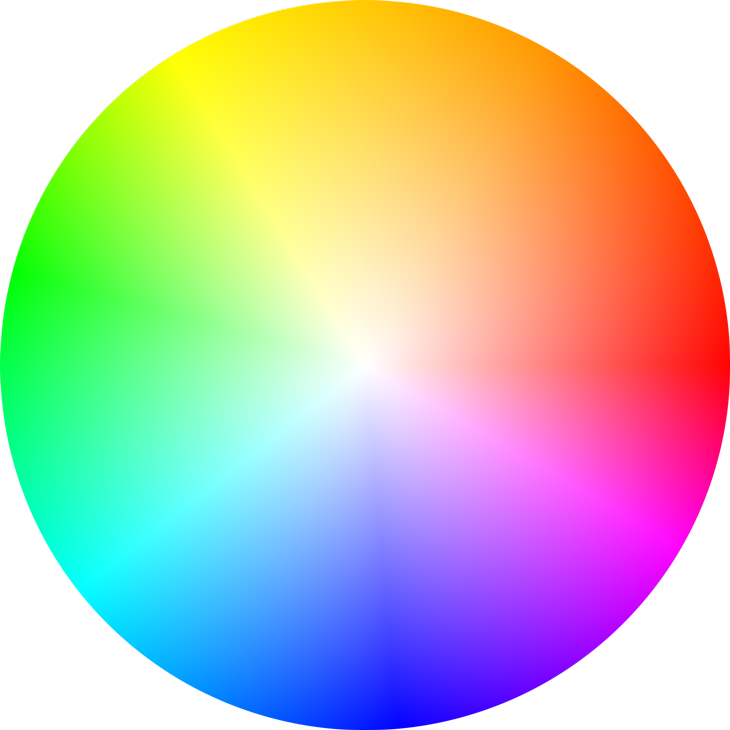
#> input picture Example.png, 730 x 730 px
$ python PC.py
#> lines starting #> are read from the running program, lines starting #| are printed output that depends on the picture
from PIL import Image
from math import sqrt
import numpy as np

img = Image.open('Example.png')
#> img is the input picture: PIL image 730x730 RGBA; mean R, G, B, A 153.5, 149.8, 135.7, 200.3
# img = img.resize((300, 300))
size = img.size
#> size = (730, 730)
pixels = img.load()

pixel_array = []

for i in range(size[1]):
    for j in range(size[0]):
        pixel_array.append([pixels[j, i][0], pixels[j, i][1], pixels[j, i][2], j, i])
#> after the loop, pixel_array = 532900 items

from sklearn.cluster import KMeans

classifier = KMeans(n_clusters=100, init='k-means++')
classifier.fit(pixel_array)
centers = classifier.cluster_centers_

preds = classifier.predict(pixel_array)

for z in range(len(pixel_array)):
    j, i = pixel_array[z][3], pixel_array[z][4]
    pred = int(centers[preds[z]][0]), int(centers[preds[z]][1]), int(centers[preds[z]][2]), pixels[j, i][3] if len(
        pixels[j, i]) == 4 else 255
    pixels[j, i] = pred

img.show()
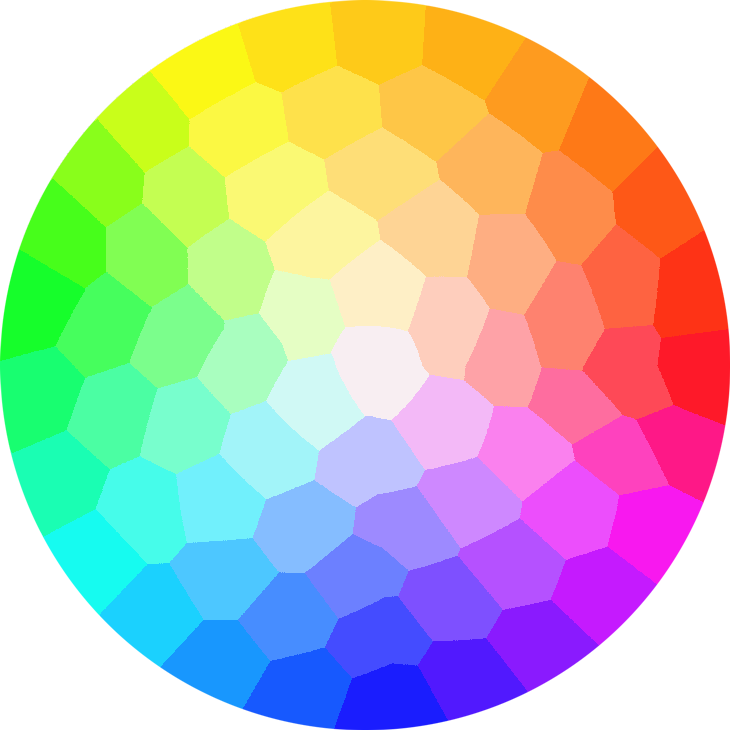
#> shown: PIL image 730x730 RGBA; mean R, G, B, A 152.9, 149.3, 135.3, 200.3; transparent parts drawn white
img.save('PCExample.png')
